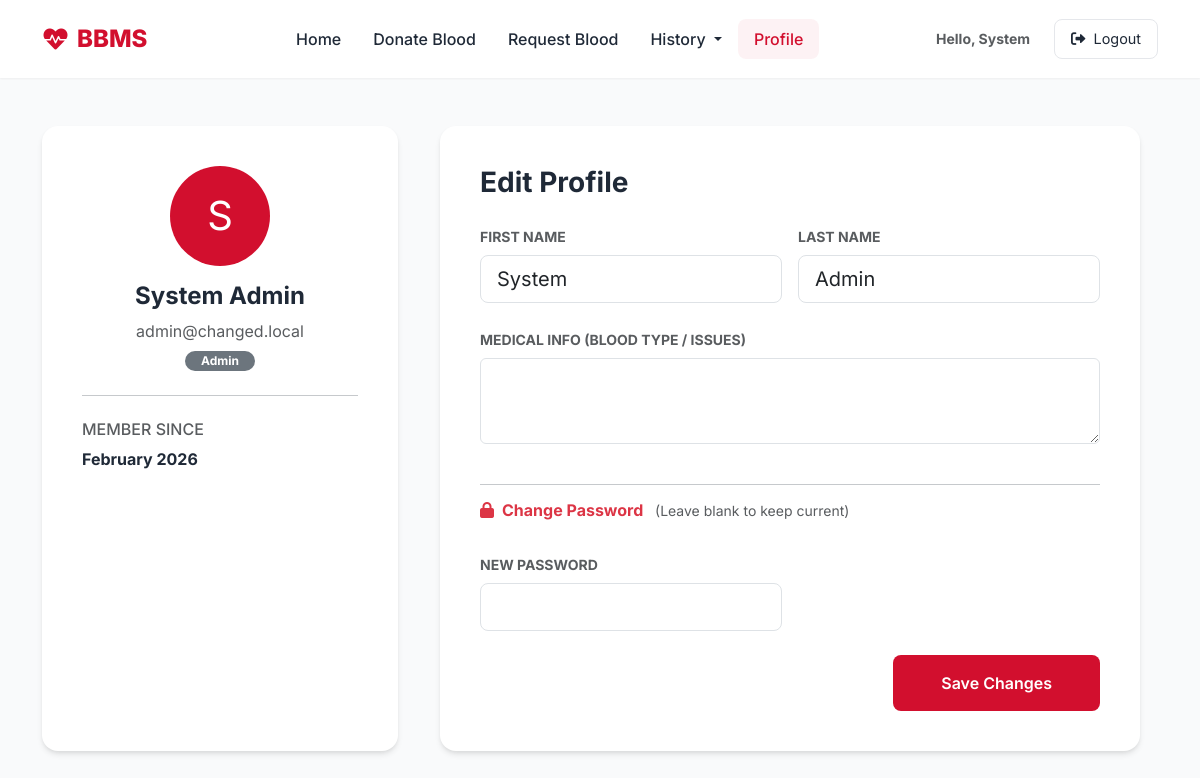
The page /donor/profile.php (signed in) on the database its author committed.
### tables this page shows
CREATE TABLE `users` (
  `id` int(11) NOT NULL AUTO_INCREMENT,
  `first_name` varchar(50) NOT NULL,
  `last_name` varchar(50) NOT NULL,
  `sex` enum('Male','Female','Other') NOT NULL,
  `username` varchar(50) NOT NULL,
  `password_hash` varchar(255) NOT NULL,
  `phone` varchar(20) NOT NULL,
  `email` varchar(100) NOT NULL,
  `blood_group_id` int(11) DEFAULT NULL,
  `profile_picture` varchar(255) DEFAULT NULL,
  `medical_info` text DEFAULT NULL,
  `user_type` enum('admin','donor') NOT NULL DEFAULT 'donor',
  `status` enum('active','not_active') NOT NULL DEFAULT 'active',
  `created_at` timestamp NOT NULL DEFAULT current_timestamp(),
  PRIMARY KEY (`id`),
  UNIQUE KEY `username` (`username`),
  UNIQUE KEY `email` (`email`),
  KEY `blood_group_id` (`blood_group_id`)
);

### donor/profile.php (the view, shortened to what this page needs)
<?php
require_once '../includes/db.php';
$uid = $_SESSION['user_id'];
$user = $pdo->prepare("SELECT * FROM users WHERE id = ?");
$user->execute([$uid]);
$user = $user->fetch();
?>
<!DOCTYPE html>
<html lang="en">
<head>
    <link href="https://cdn.jsdelivr.net/npm/bootstrap@5.3.0/dist/css/bootstrap.min.css" rel="stylesheet">
    <link href="https://cdnjs.cloudflare.com/ajax/libs/font-awesome/6.0.0/css/all.min.css" rel="stylesheet">
    <link href="../assets/css/client_style.css?v=<?php echo time(); ?>" rel="stylesheet">
</head>
<body>
    <?php require_once 'layout/navbar.php'; ?>
    <div class="container py-5">
        <div class="row g-4">
            <div class="col-md-4">
                <div class="form-card text-center h-100">
                    <div class="position-relative d-inline-block mb-3">
                        <div class="bg-primary text-white rounded-circle d-flex align-items-center justify-content-center mx-auto"
                            style="width: 100px; height: 100px; font-size: 2.5rem; background: var(--primary-red) !important;">
                            <?php echo strtoupper(substr($user['first_name'], 0, 1)); ?>
                        </div>
                    </div>
                    <h4 class="fw-bold"><?php echo htmlspecialchars($user['first_name'] . ' ' . $user['last_name']); ?>
                    </h4>
                    <p class="text-muted mb-1"><?php echo htmlspecialchars($user['email']); ?></p>
                    <span class="badge bg-secondary rounded-pill px-3"><?php echo ucfirst($user['user_type']); ?></span>
                    <hr class="my-4">
                    <div class="text-start">
                        <h6 class="text-uppercase text-muted fs-7 ls-1">Member Since</h6>
                        <p class="fw-bold"><?php echo date('F Y', strtotime($user['created_at'])); ?></p>
                    </div>
                </div>
            </div>
            <div class="col-md-8">
                <div class="form-card h-100">
                    <h3 class="fw-bold mb-4">Edit Profile</h3>
                    <form action="" method="POST">
                        <div class="row g-3">
                            <div class="col-md-6">
                                <label class="form-label text-muted small fw-bold">FIRST NAME</label>
                                <input type="text" class="form-control form-control-lg" name="first_name"
                                    value="<?php echo htmlspecialchars($user['first_name']); ?>" required>
                            </div>
                            <div class="col-md-6">
                                <label class="form-label text-muted small fw-bold">LAST NAME</label>
                                <input type="text" class="form-control form-control-lg" name="last_name"
                                    value="<?php echo htmlspecialchars($user['last_name']); ?>" required>
                            </div>
                            <div class="col-12 mt-4">
                                <label class="form-label text-muted small fw-bold">MEDICAL INFO (BLOOD TYPE /
                                    ISSUES)</label>
                                <textarea class="form-control" name="medical_info"
                                    rows="3"><?php echo htmlspecialchars($user['medical_info'] ?? ''); ?></textarea>
                            </div>
                            <div class="col-12 mt-4">
                                <hr>
                                <h6 class="fw-bold mb-3 text-danger"><i class="fas fa-lock me-2"></i>Change Password
                                    <span class="text-muted fw-normal small ms-2">(Leave blank to keep current)</span>
                                </h6>
                            </div>
                            <div class="col-md-6">
                                <label class="form-label text-muted small fw-bold">NEW PASSWORD</label>
                                <input type="password" class="form-control form-control-lg" name="new_password">
                            </div>
                            <div class="col-12 mt-4 text-end">
                                <button type="submit" class="btn btn-primary-custom px-5">Save Changes</button>
                            </div>
                        </div>
                    </form>
                </div>
            </div>
        </div>
    </div>
</body>
</html>

### assets/css/client_style.css (style rules this page uses)
:root { --primary-red: #D20F2E; --primary-dark: #b00c26; --text-dark: #1F2937; --text-muted: #6B7280; --bg-body: #F9FAFB; --white: #FFFFFF; --radius-lg: 16px; --radius-md: 12px; --shadow-sm: 0 1px 2px 0 rgba(0, 0, 0, 0.05); --shadow-md: 0 4px 6px -1px rgba(0, 0, 0, 0.1), 0 2px 4px -1px rgba(0, 0, 0, 0.06); --shadow-lg: 0 10px 15px -3px rgba(0, 0, 0, 0.1), 0 4px 6px -2px rgba(0, 0, 0, 0.05); }
body { background-color: var(--bg-body); font-family: 'Inter', sans-serif; color: var(--text-dark); }
.form-card { background: var(--white); border-radius: var(--radius-lg); box-shadow: var(--shadow-md); padding: 2.5rem; max-width: 700px; margin: 0 auto; }
.btn-primary-custom { background-color: var(--primary-red); color: var(--white); border: none; padding: 1rem 2rem; font-weight: 600; border-radius: 8px; transition: all 0.3s; }

### rows shown on the page
users: first_name "S", first_name+last_name "System Admin", email "admin@changed.local", user_type "Admin", created_at "February 2026", first_name "System", last_name "Admin"

### other values the page prints
$_SESSION['first_name'] "System"
